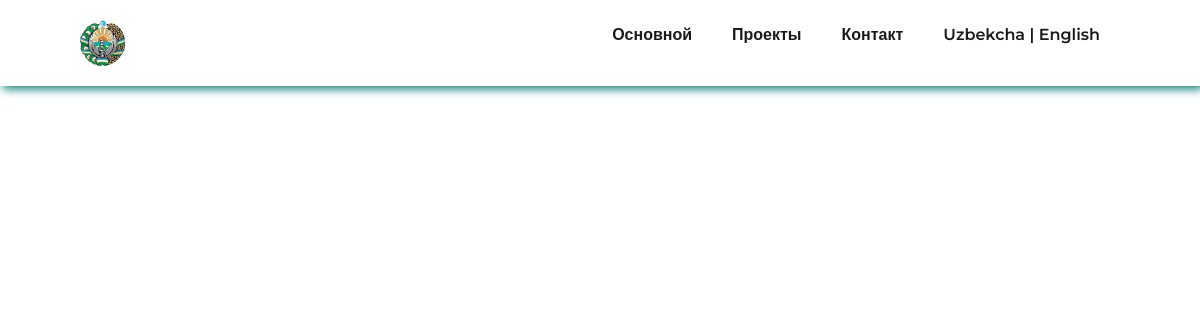
The page /ru/qishloq_project/ on the database as committed earlier.
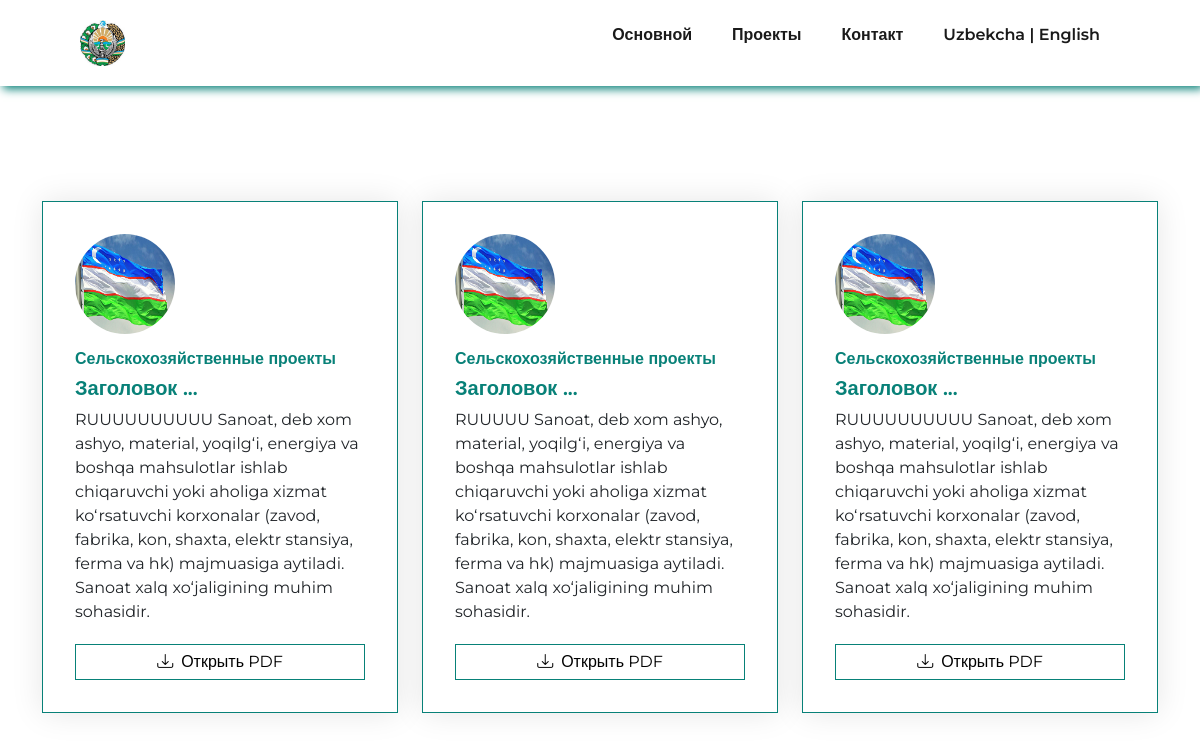
The same page on the database as committed later.
### app/models.py (models this page shows, shortened)
class Project(models.Model):
    PriceChopiceUzEn = (
        ("0.5 - 1 million $", "0.5 - 1 million $"),
        ("1 - 5 million $", "1 - 5 million $"),
        ("5 - 10 million $", "5 - 10 million $"),
        ("10 - 15 million $", "10 - 15 million $"),
        ("15 - 20 million $", "15 - 20 million $"),
        ("20 - 25 million $", "20 - 25 million $"),
        ("25 - 30 million $", "25 - 30 million $"),
        ("30 + million $", "30 + million $"),
    )
    PriceChopiceRu = (
        ("0.5 - 1 миллион $", "0.5 - 1 миллион $"),
        ("1 - 5 миллион $", "1 - 5 миллион $"),
        ("5 - 10 миллион $", "5 - 10 миллион $"),
        ("10 - 15 миллион $", "10 - 15 миллион $"),
        ("15 - 20 миллион $", "15 - 20 миллион $"),
        ("20 - 25 миллион $", "20 - 25 миллион $"),
        ("25 - 30 миллион $", "25 - 30 миллион $"),
        ("30 + миллион $", "30 + миллион $"),
    )
    image = models.ImageField(upload_to='Project/')
    title_uz = models.CharField(max_length=155, verbose_name='Sarlavha')
    title_ru = models.CharField(max_length=155, verbose_name='Заголовок')
    title_en = models.CharField(max_length=155, verbose_name='Title')
    pdf_uz = models.FileField(upload_to='PDF_uzb/', verbose_name="Uzbekcha PDF")
    pdf_ru = models.FileField(upload_to='PDF_rus/', verbose_name="Русский PDF")
    pdf_en = models.FileField(upload_to='PDF_eng/', verbose_name="English PDF")
    category_uz = models.ForeignKey(to=CategoryUz, on_delete=models.CASCADE, verbose_name='Kategoriya')
    category_ru = models.ForeignKey(to=CategoryRu, on_delete=models.CASCADE, verbose_name='Категория')
    category_en = models.ForeignKey(to=CategoryEN, on_delete=models.CASCADE, verbose_name='Category')
    price_uz = models.CharField(max_length=155, choices=PriceChopiceUzEn, verbose_name='Narxi')
    price_ru = models.CharField(max_length=155, choices=PriceChopiceRu, verbose_name='Цена')
    price_en = models.CharField(max_length=155, choices=PriceChopiceUzEn, verbose_name='Price')
    description_uz = models.TextField(verbose_name='Tavsif')
    description_ru = models.TextField(verbose_name='Описание')
    description_en = models.TextField(verbose_name='Description')

class CategoryRu(models.Model):
    image = models.ImageField(upload_to='Category_RU/')
    title = models.CharField(max_length=155, verbose_name='Заголовок')
    description = models.TextField(verbose_name='Описание')

### app/views.py (the view)
# urls.py: path('ru/qishloq_project/', qishloq_project_ru, name='qishloq_project_ru'),
def qishloq_project_ru(request):
    project = Project.objects.all()
    context = {
        'project': project,
    }
    return render(request, 'project/ru/qishloq_project.html', context)

### templates/project/ru/qishloq_project.html (shortened to what this page needs)
{% load static %}
<!DOCTYPE html>
<html lang="en">
<head>
    <link href="https://cdn.jsdelivr.net/npm/bootstrap@4.4.1/dist/css/bootstrap.min.css" rel="stylesheet">
    <link rel="stylesheet" href="https://cdn.jsdelivr.net/npm/bootstrap-icons@1.10.5/font/bootstrap-icons.css">
    <link href="https://cdn.jsdelivr.net/npm/bootstrap@5.3.0/dist/css/bootstrap.min.css" rel="stylesheet"
>
    <link rel="stylesheet" href="{% static 'css/index.css' %}">
    <link href="https://unpkg.com/aos@2.3.1/dist/aos.css" rel="stylesheet">
    <link rel="stylesheet" href="https://cdnjs.cloudflare.com/ajax/libs/font-awesome/4.7.0/css/font-awesome.min.css">
    <link href="https://maxcdn.bootstrapcdn.com/font-awesome/4.3.0/css/font-awesome.min.css" rel="stylesheet">
</head>
<body>
{% include 'main/header/header_ru.html' %}
<section class="section services-section" id="services">
    <div class="container">
        <div class="row">
            {% for project in project %}
                {% if project.category_uz.title == "Qishloq xo'jaligi loyihalari" %}
                    <div class="col-sm-6 col-lg-4">
                        <div class="feature-box-1">
                            <img src="{{ project.image.url }}" width="" alt="">
                            <div class="feature-content">
                                <h6 style="color: #088178; font-weight: 700">{{ project.category_ru.title }}</h6>
                                <h5>{{ project.title_ru | slice:29 }} ...</h5>
                                <p>{{ project.description_ru }}</p>
                                <a href="{{ project.pdf_ru.url }}">
                                    <button><i class="bi bi-download"></i>&ensp;Открыть PDF</button>
                                </a>
                            </div>
                        </div>
                    </div>
                {% endif %}
            {% endfor %}
        </div>
    </div>
</section>
</body>
</html>

Rows that differ between the two databases and show on the page:
now on this page (row edited): Project: image (picture), category_ru "Сельскохозяйственные проекты", title_ru "Заголовок", description_ru "RUUUUUUUUUU Sanoat, deb xom ashyo, material, yoqilgʻi, energiya va boshqa mahsulotlar ishlab chiqaruvchi yoki aholiga xizmat koʻrsatuvchi korxonalar (zavod, fabrika, kon, shaxta, elektr stansiya, ferma va hk) majmuasiga aytiladi. Sanoat xalq xoʻjaligining muhim sohasidir."
now on this page (row edited): Project: image (picture), category_ru "Сельскохозяйственные проекты", title_ru "Заголовок", description_ru "RUUUUU Sanoat, deb xom ashyo, material, yoqilgʻi, energiya va boshqa mahsulotlar ishlab chiqaruvchi yoki aholiga xizmat koʻrsatuvchi korxonalar (zavod, fabrika, kon, shaxta, elektr stansiya, ferma va hk) majmuasiga aytiladi. Sanoat xalq xoʻjaligining muhim sohasidir."
now on this page (row edited): Project: image (picture), category_ru "Сельскохозяйственные проекты", title_ru "Заголовок", description_ru "RUUUUUUUUUU Sanoat, deb xom ashyo, material, yoqilgʻi, energiya va boshqa mahsulotlar ishlab chiqaruvchi yoki aholiga xizmat koʻrsatuvchi korxonalar (zavod, fabrika, kon, shaxta, elektr stansiya, ferma va hk) majmuasiga aytiladi. Sanoat xalq xoʻjaligining muhim sohasidir."
